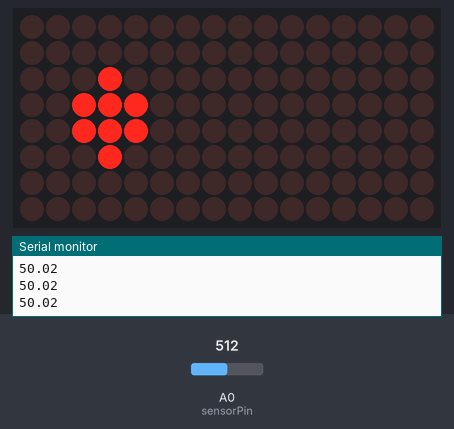
The sketch below on a simulated Arduino Uno, built with avr-gcc and run on an emulated ATmega328P. On the bench: 16×8 LED matrix, the last lines printed to the serial monitor. The test bench sets the inputs (shaded band); at power-on: A0 (sensorPin) = 512.

Above: at 2.9 s.
3.0 s: A0 (sensorPin) set to 306
5.8 s: A0 (sensorPin) set to 716
At 8.32 s:
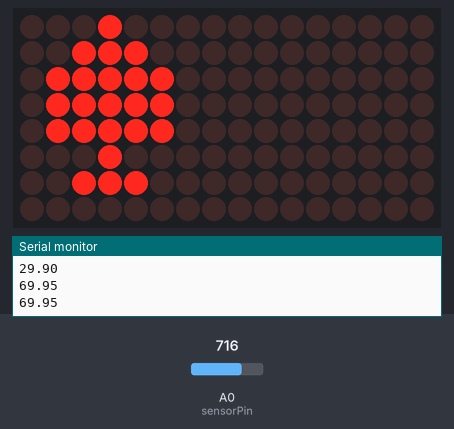
12.0 s: A0 (sensorPin) set to 900
15.1 s: A0 (sensorPin) set to 1023
Timing chart, 0 to 18.1 s (numbered marks = the images above; inputs shaded):
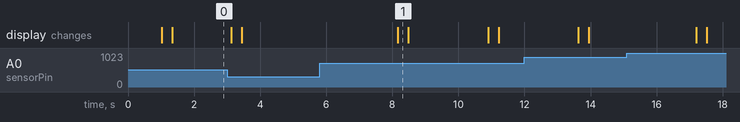

Measured:
- after the input at 5.8 s, the display: changes after 2.4 s (image 1)

The sketch:

Temperature.ino
```cpp
int sensorPin = A0;    // select the input pin for the potentiometer
int sensorValue;  // variable to store the value coming from the sensor
#include "LedControlMS.h"
#define NBR_MTX 2

void loop() {
  float convert;
  sensorValue = analogRead(sensorPin);
  convert = float(sensorValue*0.0977);
  Serial.println(convert);
  delay(1000);
  printMessage(convert);
  }

/*  Now we need a LedControl to work with.
 ***** These pin numbers will probably not work with your hardware *****
  pin 12 is connected to the DataIn
  pin 11 is connected to the CLK
  pin 10 is connected to LOAD
  We have only a single MAX72XX.
*/
LedControl lc = LedControl(12, 11, 10, NBR_MTX);

void setup() {
  /*
    The MAX72XX is in power-saving mode on startup,
    we have to do a wakeup call
  */
  Serial.begin (9600);
  Serial.println("Setup");

  for (int i = 0; i < NBR_MTX; i++) {
    lc.shutdown(i, false);
    /*  Set the brightness to a medium values */
    lc.setIntensity(i, 8);
    /* and clear the display */
    lc.clearDisplay(i);
  }
}


void printMessage(float temp) {
  Serial.println(temp);
  String phrase ="C";
  phrase = temp + phrase;
  for(int i=0;i<phrase.length();i++)
     {
     lc.writeString(0, phrase.charAt(i));
     }
  delay(150);
}

/*
  void scrollLeft(char ch) {
  int pos = lc.getCharArrayPosition(ch);
  for (int scroll = 0; scroll < 6; scroll++) {
    for (int i = scroll; i < 6; i++) {
      lc.setRow(0, i - scroll, alphabetBitmap[pos][i]);
    }
    delay(300);
    lc.clearDisplay(0);
  }
  }
  void scrollRight(char ch) {
  int pos = lc.getCharArrayPosition(ch);
  for (int scroll = 0; scroll < 8; scroll++) {
    for (int i = 0; i < 6; i++) {
      if (scroll + i < 8) lc.setRow(0, scroll + i, alphabetBitmap[pos][i]);
    }
    delay(300);
    lc.clearDisplay(0);
  }
  }
*/
```
